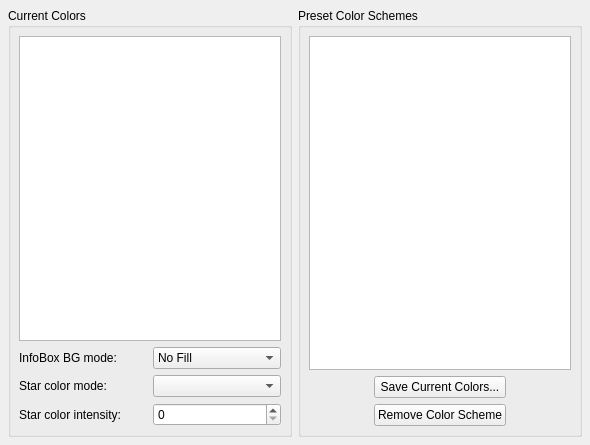
<?xml version="1.0" encoding="UTF-8"?>
<ui version="4.0">
 <class>OpsColors</class>
 <widget class="QWidget" name="OpsColors">
  <property name="geometry">
   <rect>
    <x>0</x>
    <y>0</y>
    <width>590</width>
    <height>445</height>
   </rect>
  </property>
  <layout class="QHBoxLayout">
   <property name="spacing">
    <number>6</number>
   </property>
   <property name="margin">
    <number>8</number>
   </property>
   <item>
    <widget class="QGroupBox" name="groupBox">
     <property name="title">
      <string>Current Colors</string>
     </property>
     <layout class="QVBoxLayout">
      <property name="spacing">
       <number>6</number>
      </property>
      <property name="margin">
       <number>8</number>
      </property>
      <item>
       <widget class="QListWidget" name="ColorPalette">
        <property name="toolTip">
         <string>Current color settings</string>
        </property>
        <property name="whatsThis">
         <string>The list of all customizable colors in the program.  Next to each item is a square showing the color it is currently set to.  Click on any item to change its color.</string>
        </property>
       </widget>
      </item>
      <item>
       <layout class="QHBoxLayout">
        <property name="spacing">
         <number>6</number>
        </property>
        <property name="margin">
         <number>0</number>
        </property>
        <item>
         <widget class="QLabel" name="textLabel1_2">
          <property name="text">
           <string>InfoBox BG mode:</string>
          </property>
         </widget>
        </item>
        <item>
         <widget class="KComboBox" name="kcfg_BoxBGMode">
          <item>
           <property name="text">
            <string>No Fill</string>
           </property>
          </item>
          <item>
           <property name="text">
            <string>Transparent</string>
           </property>
          </item>
          <item>
           <property name="text">
            <string>Opaque</string>
           </property>
          </item>
         </widget>
        </item>
       </layout>
      </item>
      <item>
       <layout class="QHBoxLayout">
        <property name="spacing">
         <number>6</number>
        </property>
        <property name="margin">
         <number>0</number>
        </property>
        <item>
         <widget class="QLabel" name="textLabel1">
          <property name="text">
           <string>Star color mode:</string>
          </property>
          <property name="buddy">
           <cstring>kcfg_StarColorMode</cstring>
          </property>
         </widget>
        </item>
        <item>
         <widget class="KComboBox" name="kcfg_StarColorMode">
          <property name="toolTip">
           <string>Set the star color mode</string>
          </property>
          <property name="whatsThis">
           <string>There are four ways to draw stars on the map.  By default, stars are circles with a white core and a rim which is tinted to reflect the star's actual color.  You may also choose to draw the stars as solid white, red, or black circles, to match the needs of your overall color scheme.</string>
          </property>
         </widget>
        </item>
       </layout>
      </item>
      <item>
       <layout class="QHBoxLayout">
        <property name="spacing">
         <number>6</number>
        </property>
        <property name="margin">
         <number>0</number>
        </property>
        <item>
         <widget class="QLabel" name="textLabel2">
          <property name="text">
           <string>Star color intensity:</string>
          </property>
         </widget>
        </item>
        <item>
         <widget class="KIntSpinBox" name="kcfg_StarColorIntensity">
          <property name="toolTip">
           <string>Set the intensity of star colors</string>
          </property>
          <property name="whatsThis">
           <string>When using the realistic-color star mode, this option will set the saturation level of the star's colors.  A higher value means more intense colors.</string>
          </property>
         </widget>
        </item>
       </layout>
      </item>
     </layout>
    </widget>
   </item>
   <item>
    <widget class="QGroupBox" name="groupBox_2">
     <property name="title">
      <string>Preset Color Schemes</string>
     </property>
     <layout class="QVBoxLayout">
      <property name="spacing">
       <number>6</number>
      </property>
      <property name="margin">
       <number>8</number>
      </property>
      <item>
       <widget class="QListWidget" name="PresetBox">
        <property name="toolTip">
         <string>List of preset color schemes</string>
        </property>
        <property name="whatsThis">
         <string>List of all known color schemes.  Several are provided by default, and you may also define your own.</string>
        </property>
       </widget>
      </item>
      <item>
       <layout class="QGridLayout">
        <property name="margin">
         <number>0</number>
        </property>
        <property name="spacing">
         <number>6</number>
        </property>
        <item row="0" column="2">
         <spacer>
          <property name="orientation">
           <enum>Qt::Horizontal</enum>
          </property>
          <property name="sizeType">
           <enum>QSizePolicy::Expanding</enum>
          </property>
          <property name="sizeHint" stdset="0">
           <size>
            <width>40</width>
            <height>20</height>
           </size>
          </property>
         </spacer>
        </item>
        <item row="1" column="1">
         <widget class="KPushButton" name="RemovePreset">
          <property name="toolTip">
           <string>Remove a preset color scheme</string>
          </property>
          <property name="whatsThis">
           <string>Press this button to remove the highlighted color scheme.  This will only work on your custom color schemes.</string>
          </property>
          <property name="text">
           <string>Remove Color Scheme</string>
          </property>
         </widget>
        </item>
        <item row="0" column="0">
         <spacer>
          <property name="orientation">
           <enum>Qt::Horizontal</enum>
          </property>
          <property name="sizeType">
           <enum>QSizePolicy::Expanding</enum>
          </property>
          <property name="sizeHint" stdset="0">
           <size>
            <width>40</width>
            <height>20</height>
           </size>
          </property>
         </spacer>
        </item>
        <item row="1" column="0">
         <spacer>
          <property name="orientation">
           <enum>Qt::Horizontal</enum>
          </property>
          <property name="sizeType">
           <enum>QSizePolicy::Expanding</enum>
          </property>
          <property name="sizeHint" stdset="0">
           <size>
            <width>40</width>
            <height>20</height>
           </size>
          </property>
         </spacer>
        </item>
        <item row="1" column="2">
         <spacer>
          <property name="orientation">
           <enum>Qt::Horizontal</enum>
          </property>
          <property name="sizeType">
           <enum>QSizePolicy::Expanding</enum>
          </property>
          <property name="sizeHint" stdset="0">
           <size>
            <width>40</width>
            <height>20</height>
           </size>
          </property>
         </spacer>
        </item>
        <item row="0" column="1">
         <widget class="KPushButton" name="AddPreset">
          <property name="toolTip">
           <string>Create a new preset color scheme using current settings</string>
          </property>
          <property name="whatsThis">
           <string>After changing the colors to a scheme that you like, press this button to create a new scheme using those colors.  Your scheme will appear here in the list of presets, and will also be available in the &quot;Settings&quot; menu of the main window.</string>
          </property>
          <property name="text">
           <string>Save Current Colors...</string>
          </property>
         </widget>
        </item>
       </layout>
      </item>
     </layout>
    </widget>
   </item>
  </layout>
 </widget>
 <customwidgets>
  <customwidget>
   <class>KComboBox</class>
   <extends>QComboBox</extends>
   <header>kcombobox.h</header>
  </customwidget>
  <customwidget>
   <class>KPushButton</class>
   <extends>QPushButton</extends>
   <header>kpushbutton.h</header>
  </customwidget>
  <customwidget>
   <class>KIntSpinBox</class>
   <extends>QSpinBox</extends>
   <header>knuminput.h</header>
  </customwidget>
 </customwidgets>
 <tabstops>
  <tabstop>ColorPalette</tabstop>
  <tabstop>kcfg_BoxBGMode</tabstop>
  <tabstop>kcfg_StarColorMode</tabstop>
  <tabstop>kcfg_StarColorIntensity</tabstop>
  <tabstop>PresetBox</tabstop>
  <tabstop>AddPreset</tabstop>
  <tabstop>RemovePreset</tabstop>
 </tabstops>
 <resources/>
 <connections/>
</ui>
